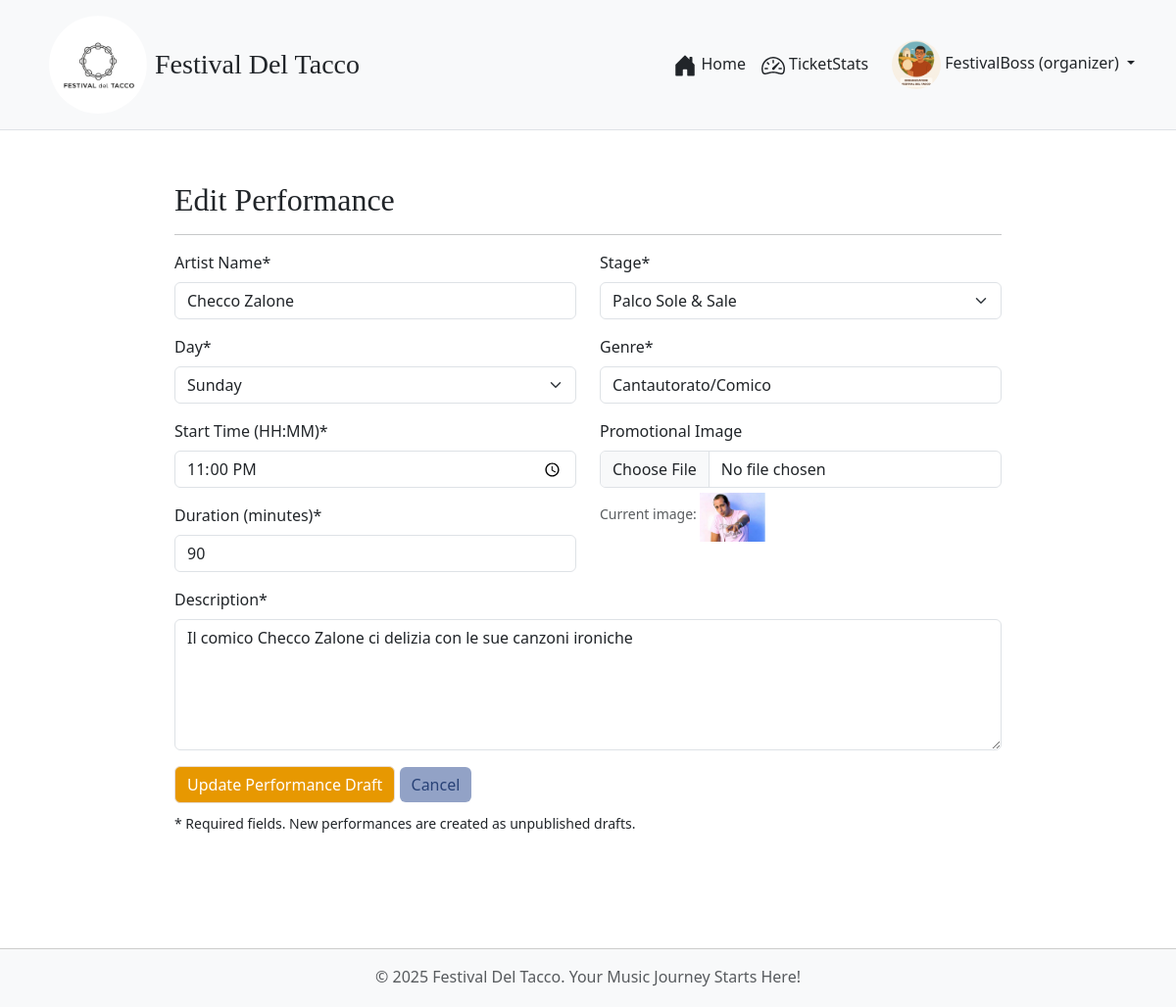
Page /manage_performance/72 (signed in) on the committed database.
### tables this page shows
CREATE TABLE UTENTI (
            id INTEGER PRIMARY KEY AUTOINCREMENT,
            email TEXT UNIQUE NOT NULL,
            nickname TEXT NOT NULL,
            password_hash TEXT NOT NULL,
            role TEXT NOT NULL CHECK(role IN ('participant', 'organizer'))
        );

CREATE TABLE PERFORMANCE (
            id INTEGER PRIMARY KEY AUTOINCREMENT,
            artist_name TEXT NOT NULL UNIQUE,
            day TEXT NOT NULL,
            start_time TEXT NOT NULL, -- HH:MM format
            duration_minutes INTEGER NOT NULL,
            description TEXT,
            stage_name TEXT NOT NULL,
            genre TEXT,
            image_path TEXT,
            is_published INTEGER NOT NULL DEFAULT 0, -- 0 for False, 1 for True
            organizer_id INTEGER NOT NULL,
            FOREIGN KEY (organizer_id) REFERENCES UTENTI (id)
        );

### app.py (the view, shortened to what this page needs)
@app.route('/manage_performance', methods=['GET', 'POST'])
@app.route('/manage_performance/<int:perf_id>', methods=['GET', 'POST'])
@login_required
def manage_performance(perf_id=None):
    if current_user.role != 'organizer':
        flash("You are not authorized to manage performances.", "danger")
        return redirect(url_for('home'))
    performance_to_edit = None
    if perf_id: # Se stiamo modificando - se ho una perfromance da poter editare mi viene ritornato un perf_id
        performance_to_edit = db.get_performance_by_id(perf_id)
        if not performance_to_edit:
            flash("Performance not found.", "danger")
            return redirect(url_for('profile'))
        if performance_to_edit['organizer_id'] != current_user.id:
            flash("You can only edit performances you created.", "danger")
            return redirect(url_for('profile'))
        if performance_to_edit['is_published']:
            flash("Published performances cannot be edited. Contact an administrator if changes are critical.", "warning")
            return redirect(url_for('performance_detail', perf_id=perf_id))
    return render_template('manage_performance.html', performance=performance_to_edit, perf_id=perf_id)

### app.py (called while the page is built)
@login_manager.user_loader
def load_user(user_id):
    user_data = db.get_user_by_id(int(user_id)) # search for the user in the database by ID
    if user_data:
        return User(id=user_data['id'], email=user_data['email'], nickname=user_data['nickname'], role=user_data['role'])
    return None

@app.context_processor
def inject_global_vars():
    user_has_ticket = False
    if current_user.is_authenticated and current_user.role == 'participant':
        if db.get_ticket_by_user_id(current_user.id):
            user_has_ticket = True
    return dict(
        FESTIVAL_DAYS=Config.FESTIVAL_DAYS,
        FESTIVAL_STAGES=Config.FESTIVAL_STAGES,
        TICKET_TYPES_CONFIG=Config.TICKET_TYPES,
        now=datetime.now().year,
        g_user_has_ticket=user_has_ticket
    )

### festival_dao.py (called while the page is built)
def get_db_connection():
    conn = sqlite3.connect(DATABASE_NAME)
    conn.row_factory = sqlite3.Row # Access columns by name
    return conn

def get_user_by_id(user_id):
    conn = get_db_connection()
    user = conn.execute("SELECT * FROM UTENTI WHERE id = ?", (user_id,)).fetchone()
    conn.close()
    return user

def get_performance_by_id(performance_id):
    conn = get_db_connection()
    performance = conn.execute("SELECT p.*, u.nickname as organizer_nickname FROM PERFORMANCE p JOIN UTENTI u ON p.organizer_id = u.id WHERE p.id = ?", (performance_id,)).fetchone()
    conn.close()
    return performance

### templates/manage_performance.html (shortened to what this page needs)
{% extends "base_festival.html" %}
{% block stylesheets_extra %}<link rel="stylesheet" href="{{ url_for('static', filename='css/style_manage_performance.css') }}"> {% endblock %}
{% block content %}
<div class="container mt-4">
    <h2 style="font-family: 'Playfair Display', serif;">{% if perf_id %}Edit {% else %} Create New{% endif %}
        Performance</h2>
    <hr>
    <form method="POST" enctype="multipart/form-data" novalidate>
        <div class="row">
            <div class="col-md-6">
                <div class="mb-3">
                    <label for="artist_name" class="form-label">Artist Name*</label>
                    <input type="text" class="form-control" id="artist_name" name="artist_name"
                        value="{{ performance.artist_name if performance else request.form.artist_name }}" required>
                </div>
                <div class="mb-3">
                    <label for="day" class="form-label">Day*</label>
                    <select class="form-select" id="day" name="day" required>
                        {% for day_opt in FESTIVAL_DAYS %}
                        <option value="{{ day_opt }}" {% if (performance and performance.day==day_opt) or
                            (request.form.day==day_opt) %}selected{% endif %}>{{ day_opt }}</option>
                        {% endfor %}
                    </select>
                </div>
                <div class="mb-3">
                    <label for="start_time" class="form-label">Start Time (HH:MM)*</label>
                    <input type="time" class="form-control" id="start_time" name="start_time"
                        value="{{ performance.start_time if performance else request.form.start_time }}" required>
                </div>
                <div class="mb-3">
                    <label for="duration_minutes" class="form-label">Duration (minutes)*</label>
                    <input type="number" class="form-control" id="duration_minutes" name="duration_minutes"
                        value="{{ performance.duration_minutes if performance else request.form.duration_minutes }}"
                        min="1" required>
                </div>
            </div>
            <div class="col-md-6">
                <div class="mb-3">
                    <label for="stage_name" class="form-label">Stage*</label>
                    <select class="form-select" id="stage_name" name="stage_name" required>
                        {% for stage_opt in FESTIVAL_STAGES %}
                        <option value="{{ stage_opt }}" {% if (performance and performance.stage_name==stage_opt) or
                            (request.form.stage_name==stage_opt) %}selected{% endif %}>{{ stage_opt }}</option>
                        {% endfor %}
                    </select>
                </div>
                <div class="mb-3">
                    <label for="genre" class="form-label">Genre*</label>
                    <input type="text" class="form-control" id="genre" name="genre"
                        value="{{ performance.genre if performance else request.form.genre }}" required>
                </div>
                <div class="mb-3">
                    <label for="image" class="form-label">Promotional Image {% if not perf_id %}*{% endif %}</label>
                    <input type="file" class="form-control" id="image" name="image"
                        accept="image/png, image/jpeg, image/gif">
                    {% if perf_id and performance.image_path %}
                    <small class="form-text text-muted">Current image: <img
                            src="{{ url_for('static', filename=performance.image_path) }}" alt="Current image"
                            style="max-height: 50px; margin-top: 5px;"></small>
                    {% endif %}
                </div>
            </div>
        </div>
        <div class="mb-3">
            <label for="description" class="form-label">Description*</label>
            <textarea class="form-control" id="description" name="description" rows="5"
                required>{{ performance.description if performance else request.form.description }}</textarea>
        </div>
        <button type="submit" class="btn mybuttoncolors">{% if perf_id %}Update{% else %}Create{% endif %} Performance
            Draft</button>
        <a href="{{ url_for('profile') }}" class="btn myclearbutton">Cancel</a>
        <p class="mt-2"><small>* Required fields. New performances are created as unpublished drafts.</small></p>
    </form>
</div>
{% endblock %}

### templates/base_festival.html (shortened to what this page needs)
<!DOCTYPE html>
<html lang="it-en">
<head>
    <link href="https://cdn.jsdelivr.net/npm/bootstrap@5.3.2/dist/css/bootstrap.min.css" rel="stylesheet"
>
    {% block stylesheets_extra %}{% endblock %}
    <link rel="stylesheet" href="{{ url_for('static', filename='css/style_festival.css') }}">
    <link rel="stylesheet" href="https://unpkg.com/leaflet@1.9.4/dist/leaflet.css"
 />
</head>
<body>
    <nav>
        <header class="p-3 mb-3 border-bottom bg-light sticky-top">
            <div class="container">
                <div class="d-flex flex-wrap align-items-center justify-content-center justify-content-lg-start">
                    <a href="{{ url_for('home') }}"
                        class="d-flex align-items-center text-dark text-decoration-none me-lg-auto ms-2">
                        <img src="{{ url_for('static', filename='images/logo/LogoFestivalDelTacco.jpeg') }}"
                            alt="Festival del Tacco" class="img-fluid rounded-circle"
                            style="height: 100px; width: 100px; object-fit: cover;" loading="lazy">
                        <span class="fs-3 ms-2" style="font-family: 'Playfair Display', serif;">Festival Del
                            Tacco</span>
                    </a>
                    <ul class="nav col-12 col-lg-auto mb-2 justify-content-center mb-md-0">
                        <li><a href="{{ url_for('home') }}"
                                class="nav-link px-2 {% if request.endpoint == 'home' %}link-secondary{% else %}link-dark{% endif %}">
                                Home
                            </a>
                        </li>
                        {% if current_user.is_authenticated and current_user.role == 'organizer' %}
                        <li>
                            <a href="{{ url_for('organizer_stats') }}"
                                class="nav-link px-2 {% if request.endpoint == 'organizer_stats' %}link-secondary{% else %}link-dark{% endif %}">
                                TicketStats
                            </a>
                        </li>
                        {% endif %}
                    </ul>
                    <div class="ms-lg-3">
                        {% if current_user.is_authenticated %}
                        <div class="dropdown text-end">
                            <a href="#" class="d-block link-dark text-decoration-none dropdown-toggle"
                                id="dropdownUser1" data-bs-toggle="dropdown" aria-expanded="false">
                                {% if current_user.role == 'organizer' %}
                                <img src="{{ url_for('static', filename='images/logo/organizer.png') }}"
                                    alt="organizer_image" width="50" height="50" class="rounded-circle myprofileicon">
                                {% endif %}
                                {{ current_user.nickname }} ({{ current_user.role }})
                            </a>
                        </div>
                        {% else %}
                        <a href="{{ url_for('login') }}" class="btn btn-outline myloginbutton me-2">Login</a>
                        <a href="{{ url_for('register') }}" class="btn  mybuttoncolors">Sign-up</a>
                        {% endif %}
                    </div>
                </div>
            </div>
        </header>
    </nav>
    <main class="container col-lg-9 col-md-12 pt-5 pt-md-3 pt-lg-2 pt-xl-2 pt-xxl-2 order-1 mt-lg-1 ">
        {% block content %}
        {% endblock %}
    </main>
    <footer class="footer py-3 bg-light order-2">
        <div class="container text-center">
            <span class="text-muted">© {{ now }} Festival Del Tacco. Your Music Journey Starts Here!</span>
        </div>
    </footer>
</body>
</html>

### static/css/style_festival.css (style rules this page uses)
html, body { height: 100%; margin: 0; padding: 0; display: flex; flex-direction: column; }
body { min-height: 100vh; }
.myprofileicon { z-index: 1030; }
main, main.container { flex: 1; padding: 1rem; padding-bottom: 100px; }
footer.footer { flex-shrink: 0; height: 60px; background-color: #e8ddd5; padding: 1rem 0; text-align: center; border-top: 1px solid #ccc; }
header.sticky-top { z-index: 1030; }
.myeditbutton, .myclearbutton { background-color: #92a2c6; border: #3e7adb; color: #284277; }
.mybuttoncolors { background-color: #e79801; border-color: #e8ddd5; color: #ffffff }
@media (min-width: 769px) { main { padding-top: 100px; } }

### rows in the picture
UTENTI: nickname "FestivalBoss", role "organizer"
PERFORMANCE: artist_name "Checco Zalone", day "Sunday", start_time "23:00", duration_minutes "90", stage_name "Palco Sole & Sale", genre "Cantautorato/Comico", image_path (picture), description "Il comico Checco Zalone ci delizia con le sue canzoni ironiche"
